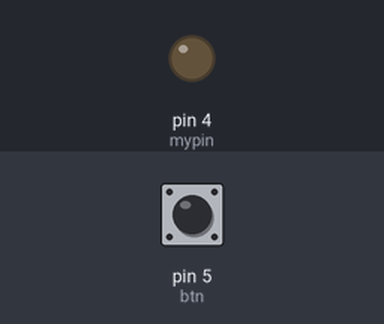
A program run on a simulated MicroPython board. On the bench: output pins drawn as LEDs (lit = HIGH). The test bench sets the inputs (shaded band); at power-on: pin 5 (btn) HIGH.

Above: at 1.2 s.
1.3 s: pin 5 (btn) pulled LOW for 0.15 s
At 1.9 s:
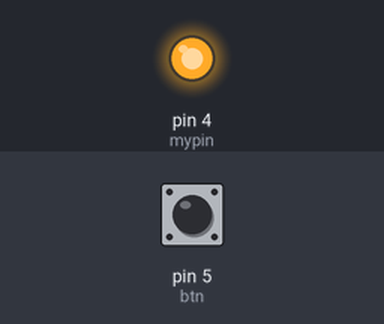
2.9 s: pin 5 (btn) pulled LOW for 1 s
At 4.3 s:
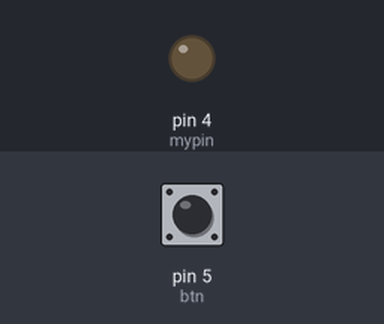
5.4 s: pin 5 (btn) pulled LOW for 3.2 s
At 6.2 s:
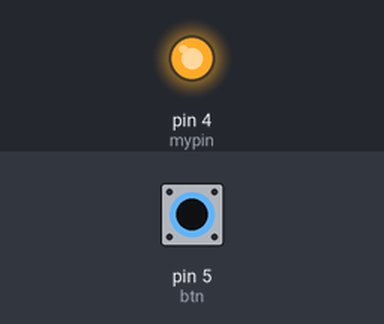
Timing chart, 0 to 8.4 s (numbered marks = the images above; inputs shaded):
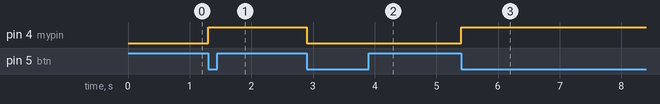

Measured:
- after the input at 1.3 s, pin 4 (mypin): LOW → HIGH at once
- after the input at 2.9 s, pin 4 (mypin): HIGH → LOW at once
- after the input at 5.4 s, pin 4 (mypin): LOW → HIGH at once

The program:

exInterrup.py
```python
from machine import Pin

def callback(p):
    mypin.value(mypin.value() ^ 1)

btn = Pin(5, Pin.IN, Pin.PULL_UP)
mypin = Pin(4, Pin.OUT)

btn.irq(trigger=Pin.IRQ_FALLING, handler=callback)

while 1:
    pass
```
